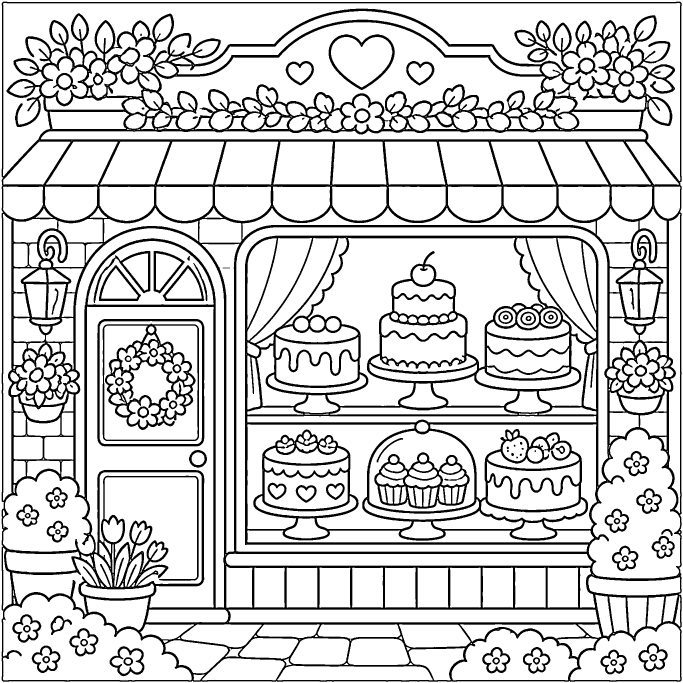
#> input picture kdp-studio/products/buildings-40/art-source/bld2-04.png, 2048 x 2048 px (shown at 1/3 size)
$ python -i inkify_bold_easy.py   (imports and definitions only)
#> lines starting #> are read from the running program, lines starting #| are printed output that depends on the picture; after the words box and inside, x2 and y2 are one past the last pixel; in counts of white or black regions, pixels touching at a corner belong together
#!/usr/bin/env python3
"""Inkify bold-and-easy illustrated scenes (STYLE.md) into art-source PNGs.

Preserves illustrated soft edges and supersamples so 1024px gen stair-steps
don't become torn silhouettes at page resolution. Page placement must NOT
re-threshold — see art_import.py.

Usage:
  python3 scripts/inkify_bold_easy.py --slug stained-glass-40 --src /tmp/gen/stained-glass --glob 'sg-gen-*.png' --out-prefix sg2
"""

from __future__ import annotations

import argparse
from pathlib import Path

import cv2
import numpy as np
from PIL import Image

ROOT = Path(__file__).resolve().parents[1]
SIZE = 2048
WORK = 4096  # 2× supersample for smooth curves from 1024 gens
INK = 18.0
PAPER = 255.0


def _soft_ink(gray: np.ndarray) -> np.ndarray:
    """Soft ink map that keeps AA and seals only true micro-gaps."""
    g = cv2.bilateralFilter(gray, d=5, sigmaColor=28, sigmaSpace=28).astype(np.float32)

    t_lo, t_hi = 95.0, 175.0
    alpha = np.clip((t_hi - g) / (t_hi - t_lo), 0.0, 1.0)

    seed = (alpha >= 0.45).astype(np.uint8)
    sealed = cv2.morphologyEx(
        seed,
        cv2.MORPH_CLOSE,
        cv2.getStructuringElement(cv2.MORPH_ELLIPSE, (7, 7)),
        iterations=2,
    )
    sealed = cv2.morphologyEx(
        sealed,
        cv2.MORPH_OPEN,
        cv2.getStructuringElement(cv2.MORPH_ELLIPSE, (2, 2)),
        iterations=1,
    )
    added = (sealed == 1) & (seed == 0)
    if np.any(added):
        dist = cv2.distanceTransform((1 - sealed).astype(np.uint8), cv2.DIST_L2, 5)
        join = np.clip(1.0 - dist / 2.2, 0.0, 1.0)
        alpha = np.where(added, np.maximum(alpha, join * 0.95), alpha)

    # Smooth silhouette at work resolution (kills gen pixel stair-steps)
    alpha = cv2.GaussianBlur(alpha.astype(np.float32), (0, 0), sigmaX=1.1)
    alpha = np.clip(alpha, 0.0, 1.0)

    tone = PAPER - alpha * (PAPER - INK)
    # Solid near-black cores for print; fringe midtones remain for AA
    tone = np.where(alpha >= 0.88, INK, tone)
    tone = np.clip(tone, 0, 255)
    # Keep a short soft ramp (enough for smooth curves) but limit gray
    # levels so print PDFs stay well under GitHub's 100MB file cap.
    aa_steps = 12
    step = 255.0 / aa_steps
    tone = np.round(tone / step) * step
    return np.clip(tone, 0, 255).astype(np.uint8)


def to_ink(path: Path, out: Path) -> None:
#> called with out = 'out.png'
    im = Image.open(path).convert("RGB")
#> im is the input picture: PIL image 2048x2048 RGB; values 28 (black) and 255 (white), 81.9% white; 93 black regions (1 under 20 px), largest, box (x1, y1, x2, y2) and area: (5, 5, 2045, 2045) 645683, (308, 971, 597, 1323) 23009, (1123, 1357, 1409, 1526) 13083
    w, h = im.size
#> w = 2048; h = 2048
    side = min(w, h)
#> side = 2048
    left = (w - side) // 2
#> left = 0
    top = (h - side) // 2
#> top = 0
    im = im.crop((left, top, left + side, top + side)).resize((WORK, WORK), Image.Resampling.LANCZOS)
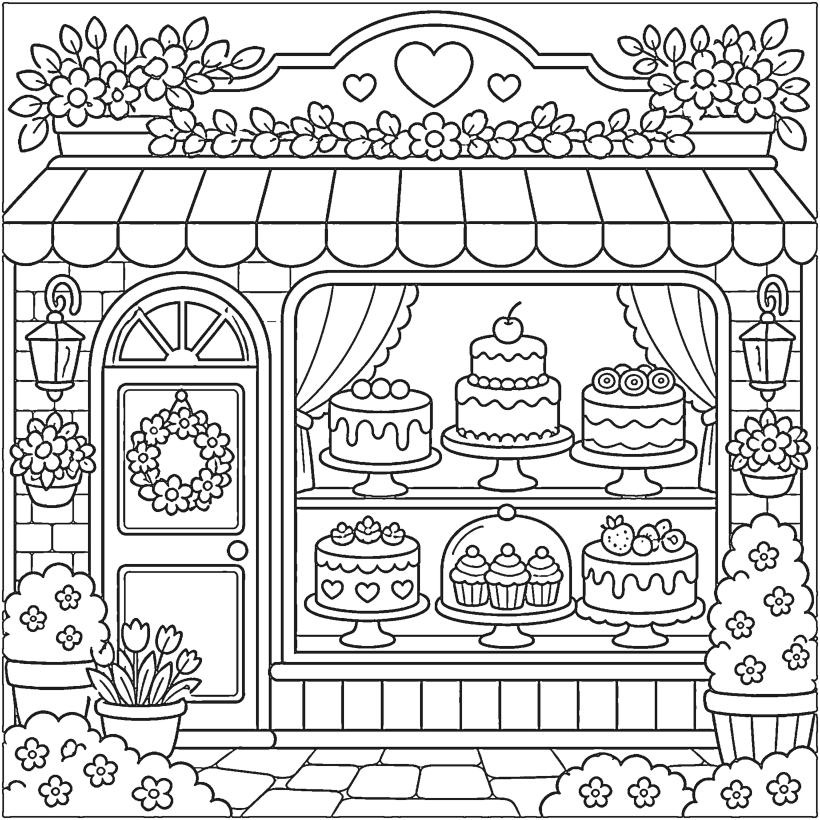
#> im: PIL image 4096x4096 RGB (shown at 1/5 size); min 0, max 255, mean 212.8
    gray = cv2.cvtColor(np.array(im), cv2.COLOR_RGB2GRAY)
    page_hi = _soft_ink(gray)
#> in _soft_ink, `seed = (alpha >= 0.45).astype(np.uint8)`: seed: shape (4096, 4096); values 0 (black) and 1 (white), 18.1% white; 93 white regions, largest, box (x1, y1, x2, y2) and area: (10, 10, 4090, 4090) 2582341, (616, 1942, 1194, 2646) 92010, (2246, 2714, 2818, 3052) 52326
#> in _soft_ink, `sealed = cv2.morphologyEx( seed, cv2.MORPH_CLOSE, cv2.getStructuringEl..`:
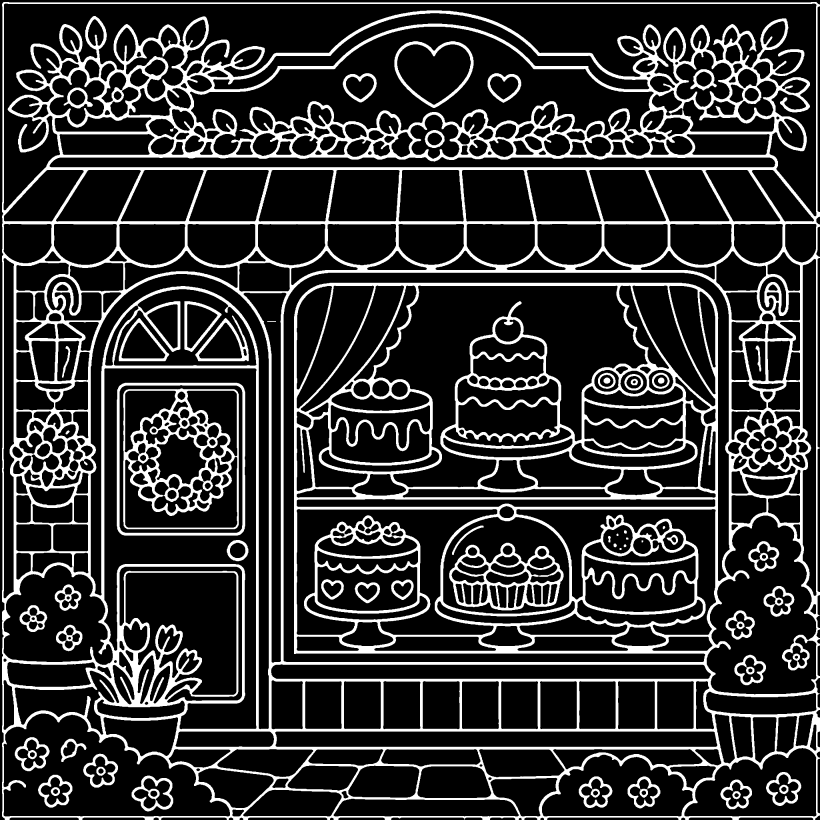
#> sealed: shape (4096, 4096) (shown at 1/5 size); values 0 (black) and 1 (white), 19% white; 59 white regions, largest, box (x1, y1, x2, y2) and area: (10, 10, 4096, 4096) 2751098, (616, 1942, 1194, 2646) 107673, (2246, 2714, 2818, 3052) 55316
#> in _soft_ink, `sealed = cv2.morphologyEx( sealed, cv2.MORPH_OPEN, cv2.getStructuringE..`: sealed: shape (4096, 4096); values 0 (black) and 1 (white), 19% white; 62 white regions, largest, box (x1, y1, x2, y2) and area: (11, 11, 4096, 4096) 2750778, (617, 1943, 1195, 2647) 107676, (2247, 2715, 2819, 3053) 55401
#> in _soft_ink, `added = (sealed == 1) & (seed == 0)`:
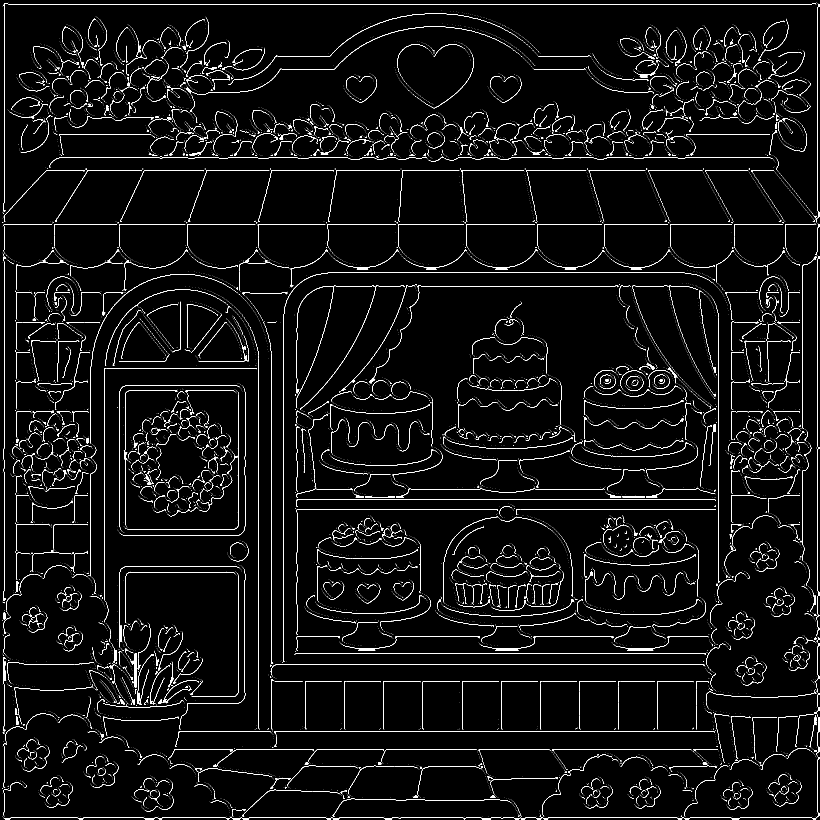
#> added: shape (4096, 4096) bool (shown at 1/5 size); 1.9% white in thin lines or dots
#> in _soft_ink, `dist = cv2.distanceTransform((1 - sealed).astype(np.uint8), cv2.DIST_L..`:
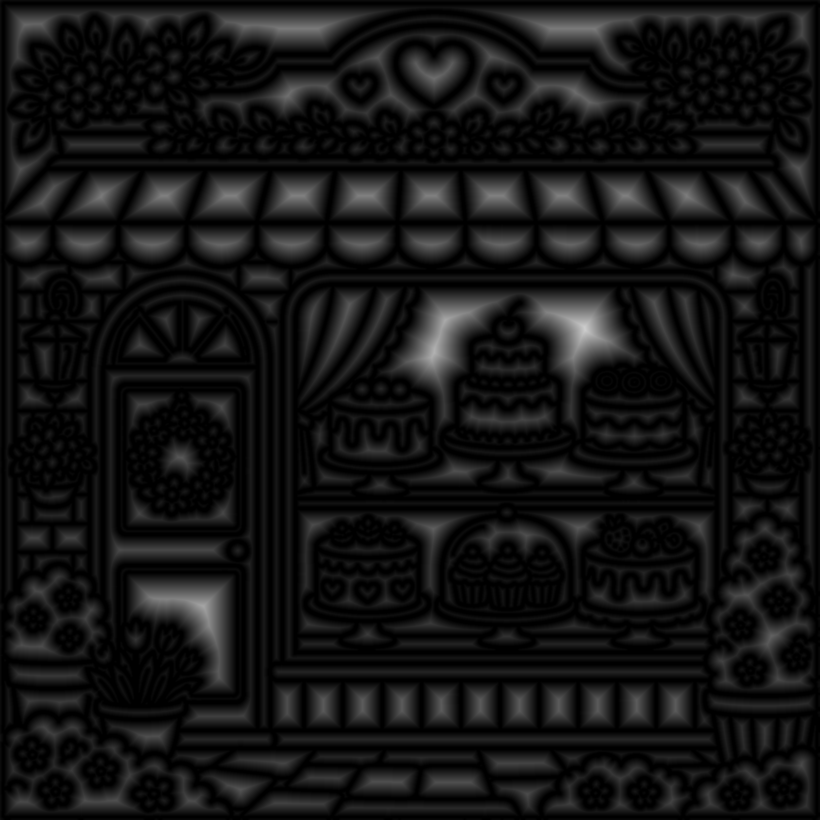
#> dist: shape (4096, 4096) float32 (shown at 1/5 size); min 0, max 205.6, mean 20.4
#> in _soft_ink, `join = np.clip(1.0 - dist / 2.2, 0.0, 1.0)`:
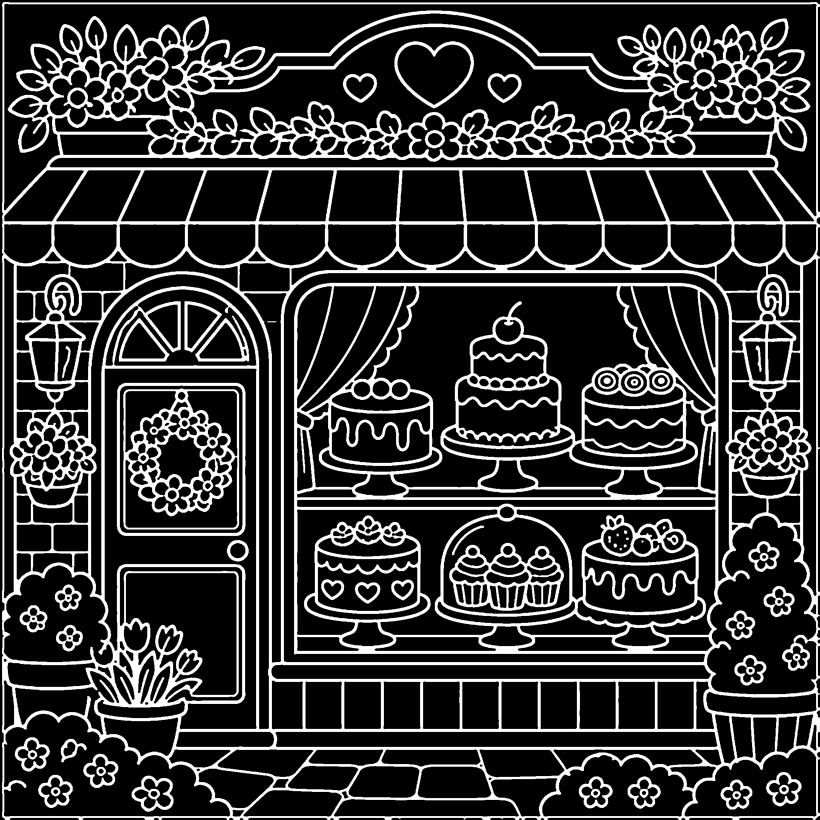
#> join: shape (4096, 4096) float32 (shown at 1/5 size); min 0, max 1, mean 0.208
#> in _soft_ink, `tone = PAPER - alpha * (PAPER - INK)`:
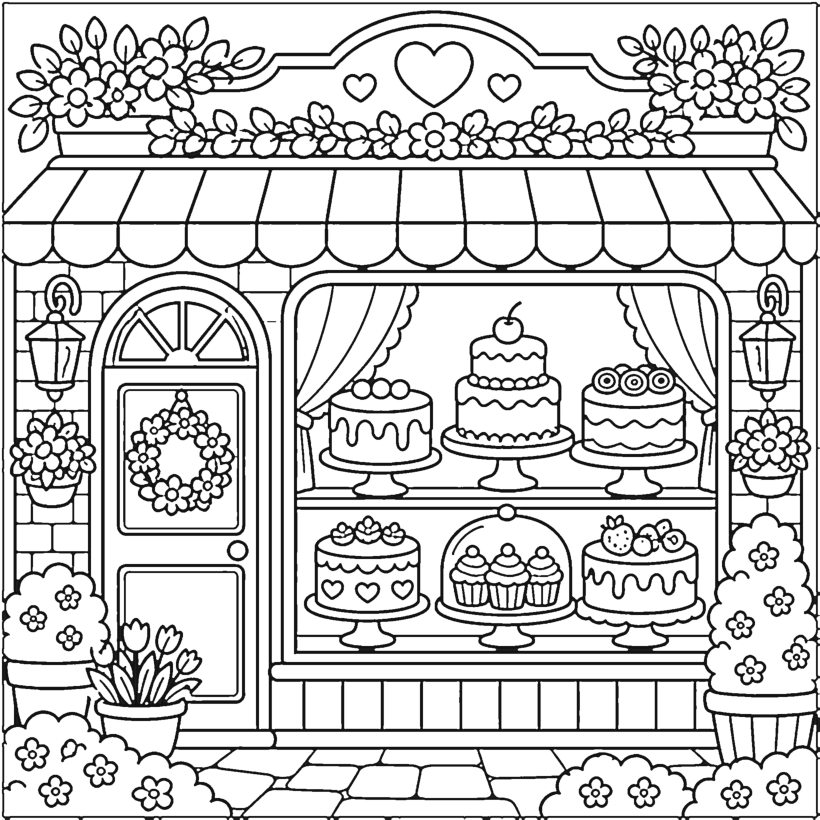
#> tone: shape (4096, 4096) float32 (shown at 1/5 size); min 18, max 255, mean 208
    # AREA downsample = proper supersample AA
    page = cv2.resize(page_hi, (SIZE, SIZE), interpolation=cv2.INTER_AREA)
    black = float((page < 200).mean())
#> black = 0.218
    Image.fromarray(page, mode="L").convert("RGB").save(out, optimize=True)
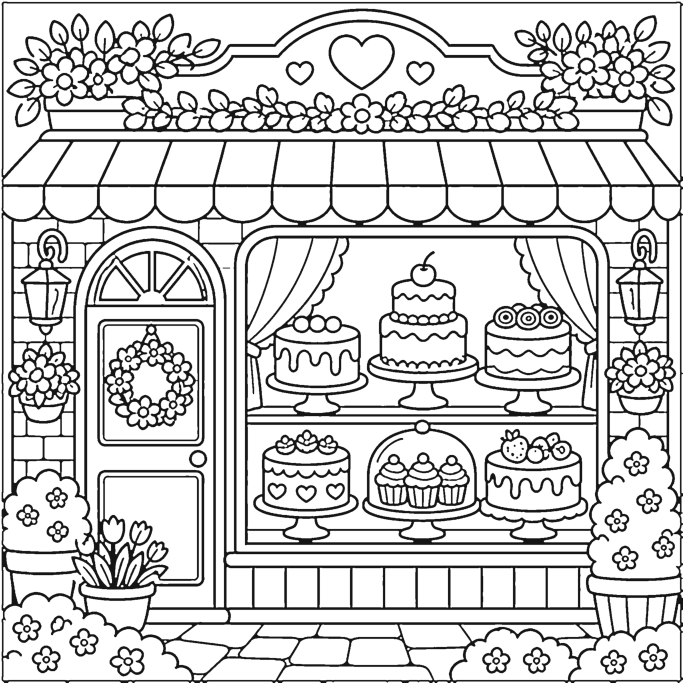
#> saved as out.png: PIL image 2048x2048 RGB (shown at 1/3 size); min 21, max 255, mean 207.9
#> (the run stopped early here; a loop or call above may not have finished)
